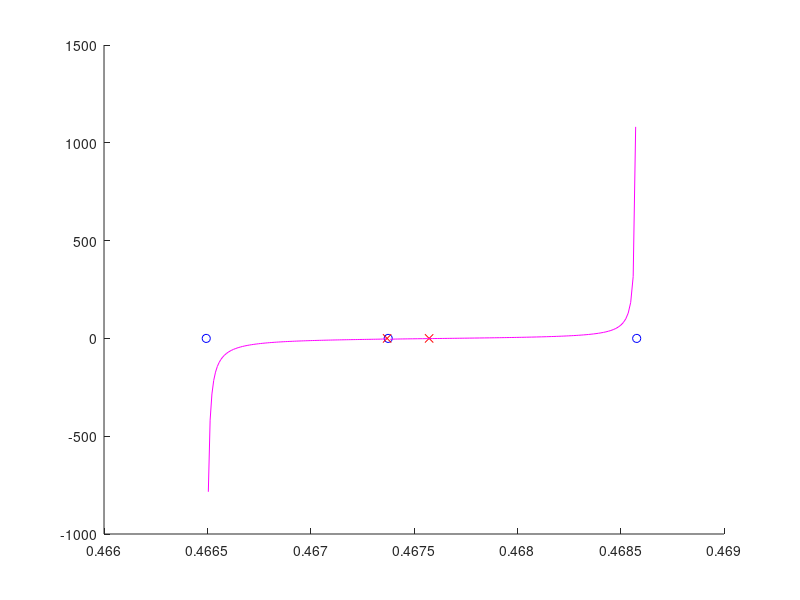

Write MATLAB code to recreate this figure. (Note: this script raises an error after producing the figure.)
%% Section 2.2.1: Key lemmas and identities
% This page contains simulations in Section 2.2.1.

%% Illustration of Lemma 2.9
clear; close all; clc; 

coeff = 2;
p = 200*coeff;
n = 500*coeff;

X = randn(p,n);

rng(928);
M = X*X'/n;
u = ones(p,1)/sqrt(p);
tau = 1;

M_plus = M + tau*(u*u');

[V_M, D_M] = eig(M);
d_M_plus = eig(M_plus);

eig_index = 100;
eig1 = D_M(eig_index,eig_index);
eig2 = D_M(eig_index+1,eig_index+1);
eig3 = D_M(eig_index+2,eig_index+2);


Tol = 1e-5;
func = @(lambda) tau*u'*( ( M - lambda*eye(p) )\u );
lambda_range_12 = linspace(eig1+Tol, eig2-Tol,100);
lambda_range_23 = linspace(eig2+Tol, eig3-Tol/2,100);


figure
hold on
p1 = plot(eig1,0,'bo');
plot(eig2,0,'bo')
plot(eig3,0,'bo')
p2 = plot(d_M_plus(eig_index),0,'rx');
plot(d_M_plus(eig_index+1),0,'rx')
p3 = plot(lambda_range_12, arrayfun(func,lambda_range_12),'m');
plot(lambda_range_23, arrayfun(func,lambda_range_23),'m')
yline(-1,'--k');
xline(eig1,'--k');
xline(eig2,'--k');
xline(eig3,'--k');

xline(d_M_plus(eig_index),'--r');
xline(d_M_plus(eig_index+1),'--r');
axis([eig1-50*Tol eig3+50*Tol -8 8])
set(gca,'xtick',[])
xlabel('Eigenvalues ($z$)', 'Interpreter', 'latex')
ylabel('$\tau u^T Q_M(z) u$', 'Interpreter', 'latex')
legend([p1 p2 p3], '$\lambda(M)$', '$\lambda(M+ \tau uu^T)$', '$\tau u^T Q_M(z) u$', 'Interpreter', 'latex', 'FontSize', 15, 'Location','northwest')


